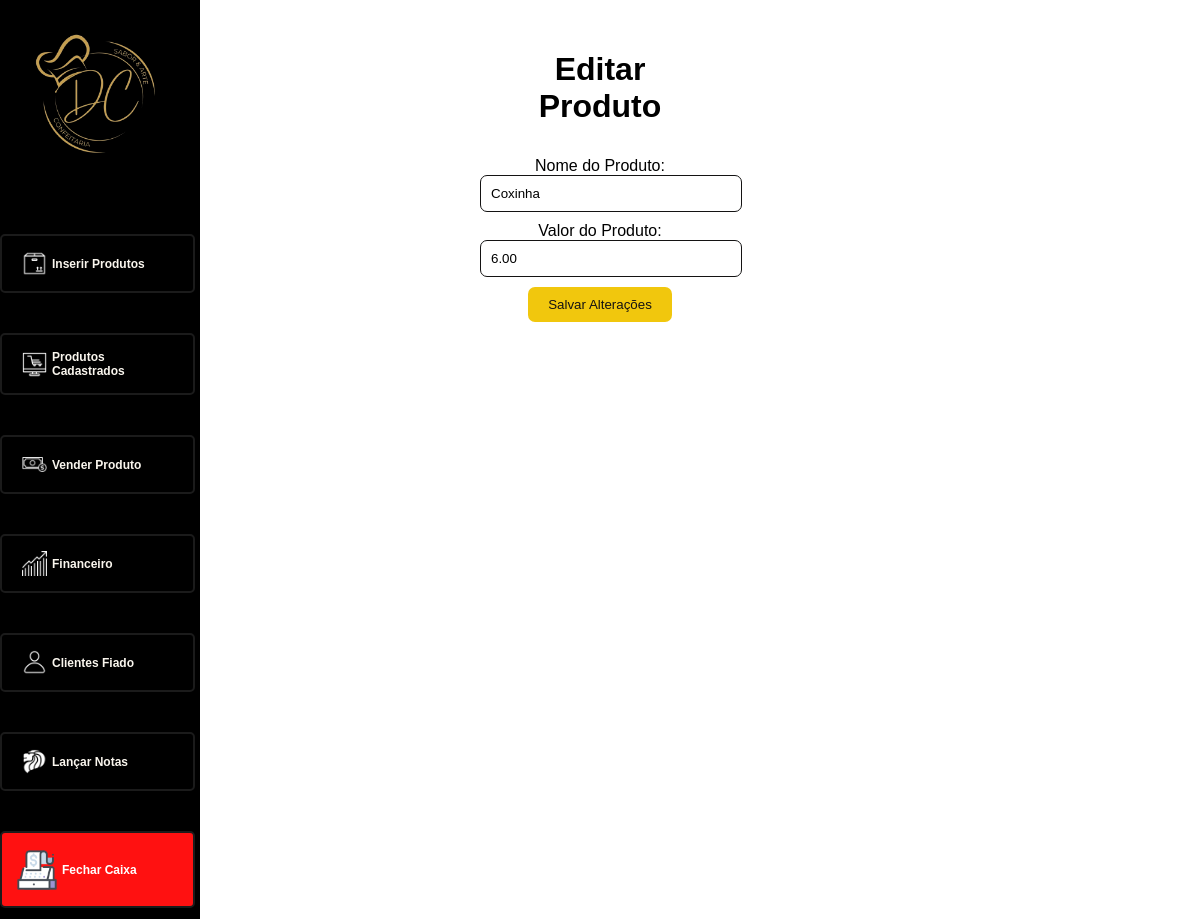
The page /edit.php?id=20 (signed in) on the database as committed earlier.
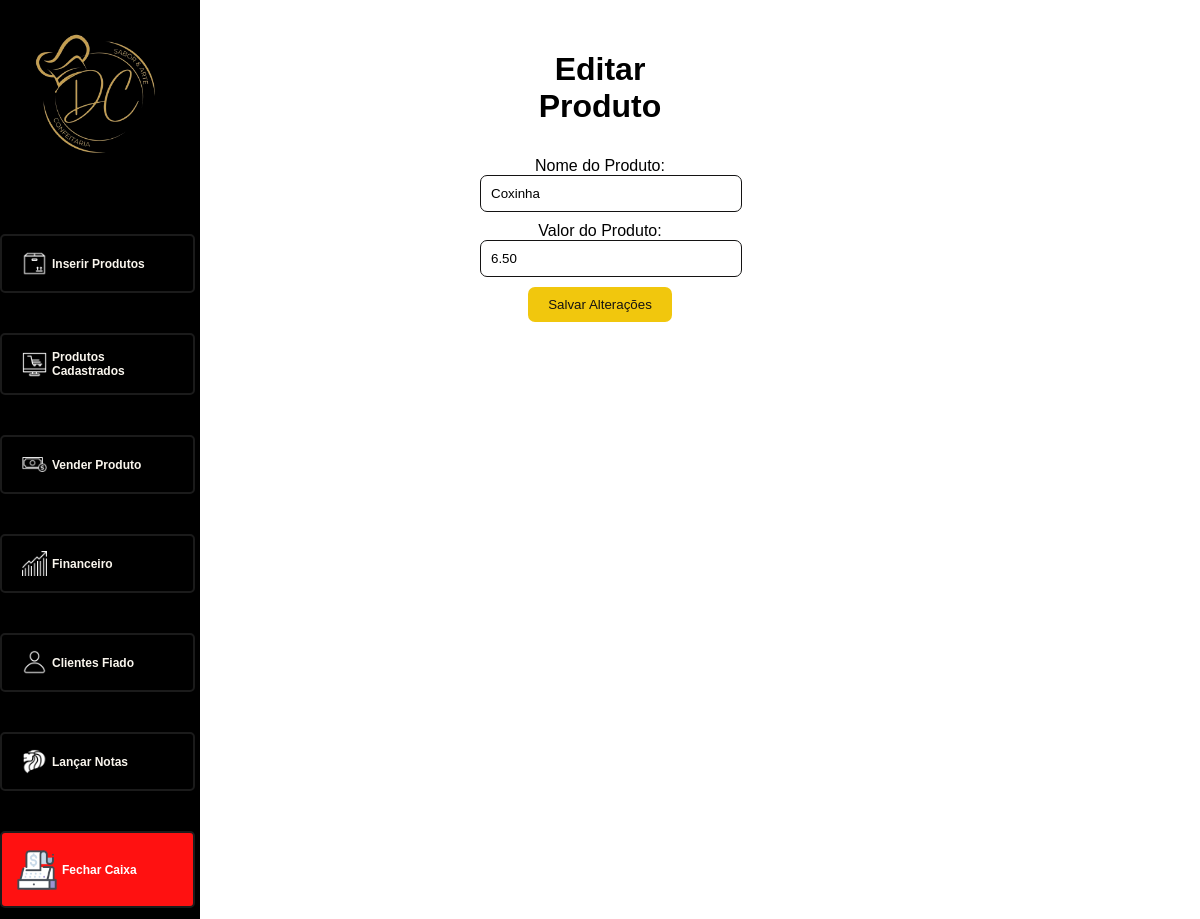
The same page on the database as committed later.
### tables this page shows
CREATE TABLE `produtos` (
  `id` int(11) NOT NULL,
  `nome` varchar(255) NOT NULL,
  `valor` decimal(10,2) NOT NULL
);

### Class/database.php (called while the page is built, shortened)
<?php
class Database {
    private $hostname;
    private $bancodedados;
    private $usuario;
    private $senha;
    public function __construct($hostname, $bancodedados, $usuario, $senha) {
        $this->hostname = $hostname;
        $this->bancodedados = $bancodedados;
        $this->usuario = $usuario;
        $this->senha = $senha;
    }
    public function conectar() {
        $this->conexao = new mysqli($this->hostname, $this->usuario, $this->senha, $this->bancodedados);
    }
}
?>

### edit.php (the view, shortened to what this page needs)
<?php
$database = new Database("localhost", "dario", "root", "");
$database->conectar();
if (!empty($_GET['id'])) {
    $id = $_GET['id'];
    $sqlSelect = "SELECT * FROM produtos WHERE id=$id";
    $result = $database->conexao->query($sqlSelect);
    if ($result->num_rows > 0) {
        $produto = $result->fetch_assoc();
    } else {
        echo "Produto não encontrado.";
        exit;
    }
} else {
    echo "ID do produto não especificado.";
    exit;
}
?>
<!DOCTYPE html>
<html lang="pt-BR">
<head>
    <link rel="stylesheet" href="style.css">
</head>
<body class="menusDel">
    <div class="top-inserir">
        <div class="menu-php">
            <div class="inserir-logo-img">
                <img src="imgs/Logo_semFundo.png" width="150px" alt="Logo da Confeitaria">
            </div>
            <nav class="nav-inserir-produtos">
                <ul>
                <li><a href="inserir_produtos.php"><img src="features/inserirprodutos.png" width="25px" srcset="">Inserir Produtos</a></li>
                    <li><a href="produtos_cadastrados.php"><img src="features/produtoCadastrado.png" width="25px" srcset="">Produtos Cadastrados</a></li>
                    <li><a href="vendas.php"><img src="features/vendas.png" width="25px" srcset="">Vender Produto</a></li>
                    <li><a href="financeiro.php"><img src="features/financeiro.png" width="25px" srcset="">Financeiro</a></li>
                    <li><a href="clientes_fiado.php"><img src="features/clienteFiado.png" width="25px" srcset="">Clientes Fiado</a></li>
                    <li><a href="lancar_nota.php"><img src="features/notasFiscais.png" width="25px" srcset="">Lançar Notas</a></li>
                    <li><a href="logout.php" class="fecharCaixa" ><img src="imgs/fecharCaixa.png" width="40px" alt="">Fechar Caixa</a></li>
                </ul>
            </nav>
        </div>
   <div class="container-edit">
    <form id="edit-form" action="updates/update.php" method="post">
        <h1 class="edit-title">Editar Produto</h1>
        <label for="nome" class="edit-label">Nome do Produto:</label>
        <input type="text" name="nome" id="nome" value="<?php echo $produto['nome']; ?>" class="edit-input">
        <label for="valor" class="edit-label">Valor do Produto:</label>
        <input type="text" name="valor" id="valor" value="<?php echo $produto['valor']; ?>" class="edit-input">
        <button type="submit" class="edit-button">Salvar Alterações</button>
    </form>
</div>
</body>
</html>

Rows that differ between the two databases and show on the page:
changed produtos "Coxinha": valor "6.00" → "6.50"
